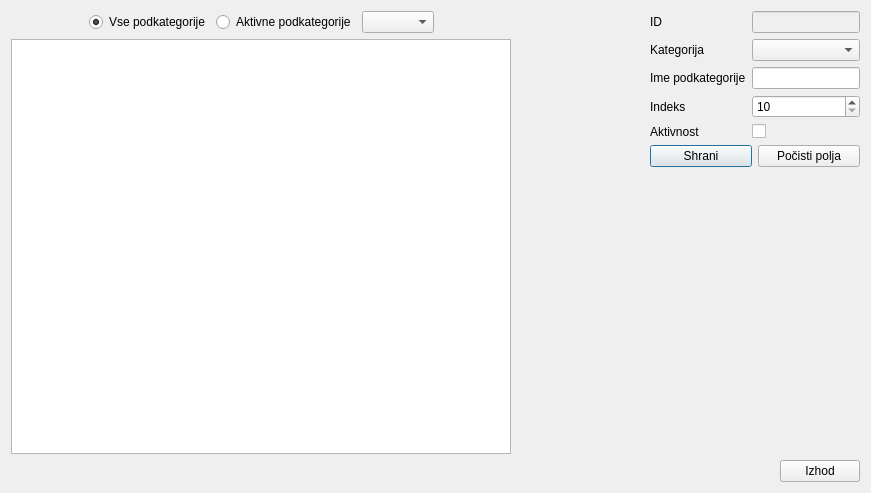
<?xml version="1.0" encoding="UTF-8"?>
<ui version="4.0">
 <class>podkategorije</class>
 <widget class="QDialog" name="podkategorije">
  <property name="windowModality">
   <enum>Qt::ApplicationModal</enum>
  </property>
  <property name="geometry">
   <rect>
    <x>0</x>
    <y>0</y>
    <width>871</width>
    <height>493</height>
   </rect>
  </property>
  <property name="windowTitle">
   <string>Pregled podkategorij storitev</string>
  </property>
  <layout class="QVBoxLayout" name="verticalLayout_3">
   <item>
    <layout class="QHBoxLayout" name="horizontalLayout_2">
     <item>
      <layout class="QVBoxLayout" name="verticalLayout_2">
       <item>
        <layout class="QHBoxLayout" name="horizontalLayout_4">
         <item>
          <spacer name="horizontalSpacer_3">
           <property name="orientation">
            <enum>Qt::Horizontal</enum>
           </property>
           <property name="sizeHint" stdset="0">
            <size>
             <width>40</width>
             <height>20</height>
            </size>
           </property>
          </spacer>
         </item>
         <item>
          <widget class="QRadioButton" name="rb_vsi">
           <property name="text">
            <string>Vse podkategorije</string>
           </property>
           <property name="checked">
            <bool>true</bool>
           </property>
          </widget>
         </item>
         <item>
          <widget class="QRadioButton" name="rb_aktivni">
           <property name="text">
            <string>Aktivne podkategorije</string>
           </property>
          </widget>
         </item>
         <item>
          <widget class="QComboBox" name="cb_filter_kategorije"/>
         </item>
         <item>
          <spacer name="horizontalSpacer_4">
           <property name="orientation">
            <enum>Qt::Horizontal</enum>
           </property>
           <property name="sizeHint" stdset="0">
            <size>
             <width>40</width>
             <height>20</height>
            </size>
           </property>
          </spacer>
         </item>
        </layout>
       </item>
       <item>
        <widget class="QTableWidget" name="tbl_podkategorije">
         <property name="minimumSize">
          <size>
           <width>500</width>
           <height>0</height>
          </size>
         </property>
         <property name="editTriggers">
          <set>QAbstractItemView::NoEditTriggers</set>
         </property>
         <property name="selectionMode">
          <enum>QAbstractItemView::SingleSelection</enum>
         </property>
         <property name="selectionBehavior">
          <enum>QAbstractItemView::SelectRows</enum>
         </property>
        </widget>
       </item>
      </layout>
     </item>
     <item>
      <spacer name="horizontalSpacer_2">
       <property name="orientation">
        <enum>Qt::Horizontal</enum>
       </property>
       <property name="sizeType">
        <enum>QSizePolicy::Expanding</enum>
       </property>
       <property name="sizeHint" stdset="0">
        <size>
         <width>40</width>
         <height>20</height>
        </size>
       </property>
      </spacer>
     </item>
     <item>
      <layout class="QVBoxLayout" name="verticalLayout">
       <item>
        <layout class="QFormLayout" name="formLayout">
         <item row="0" column="0">
          <widget class="QLabel" name="label">
           <property name="text">
            <string>ID</string>
           </property>
          </widget>
         </item>
         <item row="2" column="0">
          <widget class="QLabel" name="label_2">
           <property name="text">
            <string>Ime podkategorije</string>
           </property>
          </widget>
         </item>
         <item row="4" column="0">
          <widget class="QLabel" name="label_3">
           <property name="text">
            <string>Aktivnost</string>
           </property>
          </widget>
         </item>
         <item row="0" column="1">
          <widget class="QLineEdit" name="txt_id">
           <property name="enabled">
            <bool>false</bool>
           </property>
          </widget>
         </item>
         <item row="2" column="1">
          <widget class="QLineEdit" name="txt_podkategorija"/>
         </item>
         <item row="4" column="1">
          <widget class="QCheckBox" name="cb_aktivnost">
           <property name="text">
            <string/>
           </property>
          </widget>
         </item>
         <item row="1" column="1">
          <widget class="QComboBox" name="cb_kategorija"/>
         </item>
         <item row="1" column="0">
          <widget class="QLabel" name="label_4">
           <property name="text">
            <string>Kategorija</string>
           </property>
          </widget>
         </item>
         <item row="3" column="0">
          <widget class="QLabel" name="label_5">
           <property name="text">
            <string>Indeks</string>
           </property>
          </widget>
         </item>
         <item row="3" column="1">
          <widget class="QSpinBox" name="txt_indeks">
           <property name="minimum">
            <number>10</number>
           </property>
           <property name="value">
            <number>10</number>
           </property>
          </widget>
         </item>
        </layout>
       </item>
       <item>
        <layout class="QHBoxLayout" name="horizontalLayout_3">
         <item>
          <widget class="QPushButton" name="btn_shrani">
           <property name="text">
            <string>Shrani</string>
           </property>
          </widget>
         </item>
         <item>
          <widget class="QPushButton" name="btn_zbrisi">
           <property name="text">
            <string>Počisti polja</string>
           </property>
          </widget>
         </item>
        </layout>
       </item>
       <item>
        <spacer name="verticalSpacer">
         <property name="orientation">
          <enum>Qt::Vertical</enum>
         </property>
         <property name="sizeHint" stdset="0">
          <size>
           <width>20</width>
           <height>40</height>
          </size>
         </property>
        </spacer>
       </item>
      </layout>
     </item>
    </layout>
   </item>
   <item>
    <layout class="QHBoxLayout" name="horizontalLayout">
     <item>
      <spacer name="horizontalSpacer">
       <property name="orientation">
        <enum>Qt::Horizontal</enum>
       </property>
       <property name="sizeHint" stdset="0">
        <size>
         <width>40</width>
         <height>20</height>
        </size>
       </property>
      </spacer>
     </item>
     <item>
      <widget class="QPushButton" name="btn_izhod">
       <property name="text">
        <string>Izhod</string>
       </property>
      </widget>
     </item>
    </layout>
   </item>
  </layout>
 </widget>
 <resources/>
 <connections/>
</ui>
